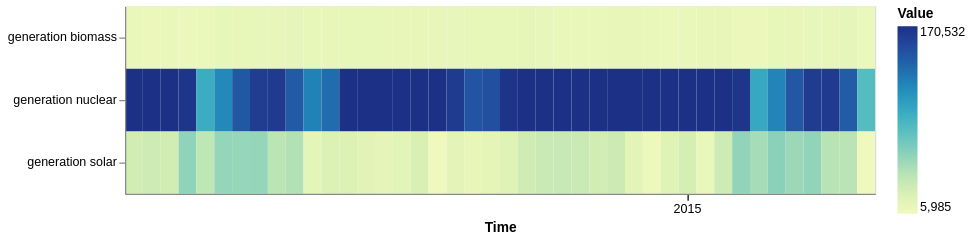

This figure's notebook cell:
### Markdown cell above
with multivariate Heatmap

### Code cell
on.Plot(ts_multi.head(1000))\
    .add(on.marks.heatmap)\
    .properties(width=600, height=150)\
    .show()

### Figure 1 — Vega specification as saved in the notebook (floating-point values rounded to 4 significant figures)
{"$schema": "https://vega.github.io/schema/vega/v5.json", "data": [{"name": "source_0", "values": [{"sum_value": 10200.0, "variable": "generation biomass", "yearmonthdate_time": "2015-01-01T00:00:00.000"}, {"sum_value": 9357.0, "variable": "generation biomass", "yearmonthdate_time": "2015-01-02T00:00:00.000"}, {"sum_value": 10480.0, "variable": "generation biomass", "yearmonthdate_time": "2015-01-03T00:00:00.000"}, {"sum_value": 9513.0, "variable": "generation biomass", "yearmonthdate_time": "2015-01-04T00:00:00.000"}, {"sum_value": 8880.0, "variable": "generation biomass", "yearmonthdate_time": "2015-01-05T00:00:00.000"}, {"sum_value": 12850.0, "variable": "generation biomass", "yearmonthdate_time": "2015-01-06T00:00:00.000"}, {"sum_value": 11930.0, "variable": "generation biomass", "yearmonthdate_time": "2015-01-07T00:00:00.000"}, {"sum_value": 12380.0, "variable": "generation biomass", "yearmonthdate_time": "2015-01-08T00:00:00.000"}, {"sum_value": 11640.0, "variable": "generation biomass", "yearmonthdate_time": "2015-01-09T00:00:00.000"}, {"sum_value": 13420.0, "variable": "generation biomass", "yearmonthdate_time": "2015-01-10T00:00:00.000"}, {"sum_value": 12710.0, "variable": "generation biomass", "yearmonthdate_time": "2015-01-11T00:00:00.000"}, {"sum_value": 11420.0, "variable": "generation biomass", "yearmonthdate_time": "2015-01-12T00:00:00.000"}, {"sum_value": 12600.0, "variable": "generation biomass", "yearmonthdate_time": "2015-01-13T00:00:00.000"}, {"sum_value": 12610.0, "variable": "generation biomass", "yearmonthdate_time": "2015-01-14T00:00:00.000"}, {"sum_value": 11670.0, "variable": "generation biomass", "yearmonthdate_time": "2015-01-15T00:00:00.000"}, {"sum_value": 11760.0, "variable": "generation biomass", "yearmonthdate_time": "2015-01-16T00:00:00.000"}, {"sum_value": 11840.0, "variable": "generation biomass", "yearmonthdate_time": "2015-01-17T00:00:00.000"}, {"sum_value": 11960.0, "variable": "generation biomass", "yearmonthdate_time": "2015-01-18T00:00:00.000"}, {"sum_value": 12300.0, "variable": "generation biomass", "yearmonthdate_time": "2015-01-19T00:00:00.000"}, {"sum_value": 12650.0, "variable": "generation biomass", "yearmonthdate_time": "2015-01-20T00:00:00.000"}, {"sum_value": 12860.0, "variable": "generation biomass", "yearmonthdate_time": "2015-01-21T00:00:00.000"}, {"sum_value": 12860.0, "variable": "generation biomass", "yearmonthdate_time": "2015-01-22T00:00:00.000"}, {"sum_value": 13150.0, "variable": "generation biomass", "yearmonthdate_time": "2015-01-23T00:00:00.000"}, {"sum_value": 12240.0, "variable": "generation biomass", "yearmonthdate_time": "2015-01-24T00:00:00.000"}, {"sum_value": 10660.0, "variable": "generation biomass", "yearmonthdate_time": "2015-01-25T00:00:00.000"}, {"sum_value": 11050.0, "variable": "generation biomass", "yearmonthdate_time": "2015-01-26T00:00:00.000"}, {"sum_value": 11060.0, "variable": "generation biomass", "yearmonthdate_time": "2015-01-27T00:00:00.000"}, {"sum_value": 11410.0, "variable": "generation biomass", "yearmonthdate_time": "2015-01-28T00:00:00.000"}, {"sum_value": 11590.0, "variable": "generation biomass", "yearmonthdate_time": "2015-01-29T00:00:00.000"}, {"sum_value": 10780.0, "variable": "generation biomass", "yearmonthdate_time": "2015-01-30T00:00:00.000"}, {"sum_value": 9318.0, "variable": "generation biomass", "yearmonthdate_time": "2015-01-31T00:00:00.000"}, {"sum_value": 10720.0, "variable": "generation biomass", "yearmonthdate_time": "2015-02-01T00:00:00.000"}, {"sum_value": 11620.0, "variable": "generation biomass", "yearmonthdate_time": "2015-02-02T00:00:00.000"}, {"sum_value": 11460.0, "variable": "generation biomass", "yearmonthdate_time": "2015-02-03T00:00:00.000"}, {"sum_value": 9110.0, "variable": "generation biomass", "yearmonthdate_time": "2015-02-04T00:00:00.000"}, {"sum_value": 9443.0, "variable": "generation biomass", "yearmonthdate_time": "2015-02-05T00:00:00.000"}, {"sum_value": 12630.0, "variable": "generation biomass", "yearmonthdate_time": "2015-02-06T00:00:00.000"}, {"sum_value": 11710.0, "variable": "generation biomass", "yearmonthdate_time": "2015-02-07T00:00:00.000"}, {"sum_value": 12230.0, "variable": "generation biomass", "yearmonthdate_time": "2015-02-08T00:00:00.000"}, {"sum_value": 11910.0, "variable": "generation biomass", "yearmonthdate_time": "2015-02-09T00:00:00.000"}, {"sum_value": 13460.0, "variable": "generation biomass", "yearmonthdate_time": "2015-02-10T00:00:00.000"}, {"sum_value": 9055.0, "variable": "generation biomass", "yearmonthdate_time": "2015-02-11T00:00:00.000"}, {"sum_value": 27450.0, "variable": "generation solar", "yearmonthdate_time": "2015-01-01T00:00:00.000"}, {"sum_value": 30060.0, "variable": "generation solar", "yearmonthdate_time": "2015-01-02T00:00:00.000"}, {"sum_value": 27500.0, "variable": "generation solar", "yearmonthdate_time": "2015-01-03T00:00:00.000"}, {"sum_value": 57660.0, "variable": "generation solar", "yearmonthdate_time": "2015-01-04T00:00:00.000"}, {"sum_value": 37860.0, "variable": "generation solar", "yearmonthdate_time": "2015-01-05T00:00:00.000"}, {"sum_value": 54970.0, "variable": "generation solar", "yearmonthdate_time": "2015-01-06T00:00:00.000"}, {"sum_value": 54420.0, "variable": "generation solar", "yearmonthdate_time": "2015-01-07T00:00:00.000"}, {"sum_value": 54840.0, "variable": "generation solar", "yearmonthdate_time": "2015-01-08T00:00:00.000"}, {"sum_value": 39410.0, "variable": "generation solar", "yearmonthdate_time": "2015-01-09T00:00:00.000"}, {"sum_value": 43440.0, "variable": "generation solar", "yearmonthdate_time": "2015-01-10T00:00:00.000"}, {"sum_value": 15120.0, "variable": "generation solar", "yearmonthdate_time": "2015-01-11T00:00:00.000"}, {"sum_value": 21290.0, "variable": "generation solar", "yearmonthdate_time": "2015-01-12T00:00:00.000"}, {"sum_value": 21260.0, "variable": "generation solar", "yearmonthdate_time": "2015-01-13T00:00:00.000"}, {"sum_value": 17570.0, "variable": "generation solar", "yearmonthdate_time": "2015-01-14T00:00:00.000"}, {"sum_value": 14020.0, "variable": "generation solar", "yearmonthdate_time": "2015-01-15T00:00:00.000"}, {"sum_value": 16270.0, "variable": "generation solar", "yearmonthdate_time": "2015-01-16T00:00:00.000"}, {"sum_value": 23880.0, "variable": "generation solar", "yearmonthdate_time": "2015-01-17T00:00:00.000"}, {"sum_value": 5985.0, "variable": "generation solar", "yearmonthdate_time": "2015-01-18T00:00:00.000"}, {"sum_value": 16900.0, "variable": "generation solar", "yearmonthdate_time": "2015-01-19T00:00:00.000"}, {"sum_value": 11300.0, "variable": "generation solar", "yearmonthdate_time": "2015-01-20T00:00:00.000"}, {"sum_value": 14550.0, "variable": "generation solar", "yearmonthdate_time": "2015-01-21T00:00:00.000"}, {"sum_value": 19000.0, "variable": "generation solar", "yearmonthdate_time": "2015-01-22T00:00:00.000"}, {"sum_value": 29100.0, "variable": "generation solar", "yearmonthdate_time": "2015-01-23T00:00:00.000"}, {"sum_value": 31990.0, "variable": "generation solar", "yearmonthdate_time": "2015-01-24T00:00:00.000"}, {"sum_value": 33760.0, "variable": "generation solar", "yearmonthdate_time": "2015-01-25T00:00:00.000"}, {"sum_value": 32520.0, "variable": "generation solar", "yearmonthdate_time": "2015-01-26T00:00:00.000"}, {"sum_value": 27960.0, "variable": "generation solar", "yearmonthdate_time": "2015-01-27T00:00:00.000"}, {"sum_value": 30520.0, "variable": "generation solar", "yearmonthdate_time": "2015-01-28T00:00:00.000"}, {"sum_value": 15860.0, "variable": "generation solar", "yearmonthdate_time": "2015-01-29T00:00:00.000"}, {"sum_value": 8506.0, "variable": "generation solar", "yearmonthdate_time": "2015-01-30T00:00:00.000"}, {"sum_value": 17940.0, "variable": "generation solar", "yearmonthdate_time": "2015-01-31T00:00:00.000"}, {"sum_value": 26090.0, "variable": "generation solar", "yearmonthdate_time": "2015-02-01T00:00:00.000"}, {"sum_value": 10530.0, "variable": "generation solar", "yearmonthdate_time": "2015-02-02T00:00:00.000"}, {"sum_value": 30350.0, "variable": "generation solar", "yearmonthdate_time": "2015-02-03T00:00:00.000"}, {"sum_value": 55950.0, "variable": "generation solar", "yearmonthdate_time": "2015-02-04T00:00:00.000"}, {"sum_value": 48280.0, "variable": "generation solar", "yearmonthdate_time": "2015-02-05T00:00:00.000"}, {"sum_value": 59170.0, "variable": "generation solar", "yearmonthdate_time": "2015-02-06T00:00:00.000"}, {"sum_value": 52160.0, "variable": "generation solar", "yearmonthdate_time": "2015-02-07T00:00:00.000"}, {"sum_value": 56230.0, "variable": "generation solar", "yearmonthdate_time": "2015-02-08T00:00:00.000"}, {"sum_value": 40830.0, "variable": "generation solar", "yearmonthdate_time": "2015-02-09T00:00:00.000"}, {"sum_value": 40080.0, "variable": "generation solar", "yearmonthdate_time": "2015-02-10T00:00:00.000"}, {"sum_value": 6011.0, "variable": "generation solar", "yearmonthdate_time": "2015-02-11T00:00:00.000"}, {"sum_value": 170300.0, "variable": "generation nuclear", "yearmonthdate_time": "2015-01-01T00:00:00.000"}, {"sum_value": 170500.0, "variable": "generation nuclear", "yearmonthdate_time": "2015-01-02T00:00:00.000"}, {"sum_value": 170300.0, "variable": "generation nuclear", "yearmonthdate_time": "2015-01-03T00:00:00.000"}, {"sum_value": 167000.0, "variable": "generation nuclear", "yearmonthdate_time": "2015-01-04T00:00:00.000"}, {"sum_value": 94290.0, "variable": "generation nuclear", "yearmonthdate_time": "2015-01-05T00:00:00.000"}, {"sum_value": 117500.0, "variable": "generation nuclear", "yearmonthdate_time": "2015-01-06T00:00:00.000"}, {"sum_value": 144400.0, "variable": "generation nuclear", "yearmonthdate_time": "2015-01-07T00:00:00.000"}, {"sum_value": 161900.0, "variable": "generation nuclear", "yearmonthdate_time": "2015-01-08T00:00:00.000"}, {"sum_value": 163800.0, "variable": "generation nuclear", "yearmonthdate_time": "2015-01-09T00:00:00.000"}, {"sum_value": 143100.0, "variable": "generation nuclear", "yearmonthdate_time": "2015-01-10T00:00:00.000"}, {"sum_value": 121300.0, "variable": "generation nuclear", "yearmonthdate_time": "2015-01-11T00:00:00.000"}, {"sum_value": 132700.0, "variable": "generation nuclear", "yearmonthdate_time": "2015-01-12T00:00:00.000"}, {"sum_value": 170400.0, "variable": "generation nuclear", "yearmonthdate_time": "2015-01-13T00:00:00.000"}, {"sum_value": 170400.0, "variable": "generation nuclear", "yearmonthdate_time": "2015-01-14T00:00:00.000"}, {"sum_value": 170300.0, "variable": "generation nuclear", "yearmonthdate_time": "2015-01-15T00:00:00.000"}, {"sum_value": 170400.0, "variable": "generation nuclear", "yearmonthdate_time": "2015-01-16T00:00:00.000"}, {"sum_value": 170500.0, "variable": "generation nuclear", "yearmonthdate_time": "2015-01-17T00:00:00.000"}, {"sum_value": 170500.0, "variable": "generation nuclear", "yearmonthdate_time": "2015-01-18T00:00:00.000"}, {"sum_value": 163400.0, "variable": "generation nuclear", "yearmonthdate_time": "2015-01-19T00:00:00.000"}, {"sum_value": 146300.0, "variable": "generation nuclear", "yearmonthdate_time": "2015-01-20T00:00:00.000"}, {"sum_value": 149200.0, "variable": "generation nuclear", "yearmonthdate_time": "2015-01-21T00:00:00.000"}, {"sum_value": 168000.0, "variable": "generation nuclear", "yearmonthdate_time": "2015-01-22T00:00:00.000"}, {"sum_value": 170400.0, "variable": "generation nuclear", "yearmonthdate_time": "2015-01-23T00:00:00.000"}, {"sum_value": 170300.0, "variable": "generation nuclear", "yearmonthdate_time": "2015-01-24T00:00:00.000"}, {"sum_value": 170300.0, "variable": "generation nuclear", "yearmonthdate_time": "2015-01-25T00:00:00.000"}, {"sum_value": 170400.0, "variable": "generation nuclear", "yearmonthdate_time": "2015-01-26T00:00:00.000"}, {"sum_value": 170500.0, "variable": "generation nuclear", "yearmonthdate_time": "2015-01-27T00:00:00.000"}, {"sum_value": 170300.0, "variable": "generation nuclear", "yearmonthdate_time": "2015-01-28T00:00:00.000"}, {"sum_value": 170300.0, "variable": "generation nuclear", "yearmonthdate_time": "2015-01-29T00:00:00.000"}, {"sum_value": 170300.0, "variable": "generation nuclear", "yearmonthdate_time": "2015-01-30T00:00:00.000"}, {"sum_value": 170400.0, "variable": "generation nuclear", "yearmonthdate_time": "2015-01-31T00:00:00.000"}, {"sum_value": 170300.0, "variable": "generation nuclear", "yearmonthdate_time": "2015-02-01T00:00:00.000"}, {"sum_value": 170500.0, "variable": "generation nuclear", "yearmonthdate_time": "2015-02-02T00:00:00.000"}, {"sum_value": 170300.0, "variable": "generation nuclear", "yearmonthdate_time": "2015-02-03T00:00:00.000"}, {"sum_value": 166800.0, "variable": "generation nuclear", "yearmonthdate_time": "2015-02-04T00:00:00.000"}, {"sum_value": 96890.0, "variable": "generation nuclear", "yearmonthdate_time": "2015-02-05T00:00:00.000"}, {"sum_value": 120200.0, "variable": "generation nuclear", "yearmonthdate_time": "2015-02-06T00:00:00.000"}, {"sum_value": 144800.0, "variable": "generation nuclear", "yearmonthdate_time": "2015-02-07T00:00:00.000"}, {"sum_value": 162000.0, "variable": "generation nuclear", "yearmonthdate_time": "2015-02-08T00:00:00.000"}, {"sum_value": 163700.0, "variable": "generation nuclear", "yearmonthdate_time": "2015-02-09T00:00:00.000"}, {"sum_value": 141900.0, "variable": "generation nuclear", "yearmonthdate_time": "2015-02-10T00:00:00.000"}, {"sum_value": 80740.0, "variable": "generation nuclear", "yearmonthdate_time": "2015-02-11T00:00:00.000"}], "transform": [{"type": "formula", "expr": "toDate(datum['yearmonthdate_time'])", "as": "yearmonthdate_time"}]}, {"name": "source_0_x_domain_yearmonthdate_time", "values": [{"yearmonthdate_time": "2015-01-01T00:00:00.000"}, {"yearmonthdate_time": "2015-01-02T00:00:00.000"}, {"yearmonthdate_time": "2015-01-03T00:00:00.000"}, {"yearmonthdate_time": "2015-01-04T00:00:00.000"}, {"yearmonthdate_time": "2015-01-05T00:00:00.000"}, {"yearmonthdate_time": "2015-01-06T00:00:00.000"}, {"yearmonthdate_time": "2015-01-07T00:00:00.000"}, {"yearmonthdate_time": "2015-01-08T00:00:00.000"}, {"yearmonthdate_time": "2015-01-09T00:00:00.000"}, {"yearmonthdate_time": "2015-01-10T00:00:00.000"}, {"yearmonthdate_time": "2015-01-11T00:00:00.000"}, {"yearmonthdate_time": "2015-01-12T00:00:00.000"}, {"yearmonthdate_time": "2015-01-13T00:00:00.000"}, {"yearmonthdate_time": "2015-01-14T00:00:00.000"}, {"yearmonthdate_time": "2015-01-15T00:00:00.000"}, {"yearmonthdate_time": "2015-01-16T00:00:00.000"}, {"yearmonthdate_time": "2015-01-17T00:00:00.000"}, {"yearmonthdate_time": "2015-01-18T00:00:00.000"}, {"yearmonthdate_time": "2015-01-19T00:00:00.000"}, {"yearmonthdate_time": "2015-01-20T00:00:00.000"}, {"yearmonthdate_time": "2015-01-21T00:00:00.000"}, {"yearmonthdate_time": "2015-01-22T00:00:00.000"}, {"yearmonthdate_time": "2015-01-23T00:00:00.000"}, {"yearmonthdate_time": "2015-01-24T00:00:00.000"}, {"yearmonthdate_time": "2015-01-25T00:00:00.000"}, {"yearmonthdate_time": "2015-01-26T00:00:00.000"}, {"yearmonthdate_time": "2015-01-27T00:00:00.000"}, {"yearmonthdate_time": "2015-01-28T00:00:00.000"}, {"yearmonthdate_time": "2015-01-29T00:00:00.000"}, {"yearmonthdate_time": "2015-01-30T00:00:00.000"}, {"yearmonthdate_time": "2015-01-31T00:00:00.000"}, {"yearmonthdate_time": "2015-02-01T00:00:00.000"}, {"yearmonthdate_time": "2015-02-02T00:00:00.000"}, {"yearmonthdate_time": "2015-02-03T00:00:00.000"}, {"yearmonthdate_time": "2015-02-04T00:00:00.000"}, {"yearmonthdate_time": "2015-02-05T00:00:00.000"}, {"yearmonthdate_time": "2015-02-06T00:00:00.000"}, {"yearmonthdate_time": "2015-02-07T00:00:00.000"}, {"yearmonthdate_time": "2015-02-08T00:00:00.000"}, {"yearmonthdate_time": "2015-02-09T00:00:00.000"}, {"yearmonthdate_time": "2015-02-10T00:00:00.000"}, {"yearmonthdate_time": "2015-02-11T00:00:00.000"}], "transform": [{"type": "formula", "expr": "toDate(datum['yearmonthdate_time'])", "as": "yearmonthdate_time"}]}, {"name": "source_0_y_domain_variable", "values": [{"variable": "generation biomass"}, {"variable": "generation solar"}, {"variable": "generation nuclear"}]}, {"name": "source_0_color_domain_sum_value", "values": [{"min": 5985.0, "max": 170500.0}]}], "marks": [{"type": "rect", "name": "layer_0_marks", "from": {"data": "source_0"}, "encode": {"update": {"fill": {"field": "sum_value", "scale": "color"}, "x": {"field": "yearmonthdate_time", "scale": "x"}, "width": {"signal": "max(0.25, bandwidth('x'))"}, "y": {"field": "variable", "scale": "y"}, "height": {"signal": "max(0.25, bandwidth('y'))"}}}, "style": ["rect"]}], "scales": [{"name": "x", "type": "band", "domain": {"data": "source_0_x_domain_yearmonthdate_time", "field": "yearmonthdate_time", "sort": true}, "range": [0, {"signal": "width"}], "paddingInner": 0, "paddingOuter": 0}, {"name": "y", "type": "band", "domain": {"data": "source_0_y_domain_variable", "field": "variable", "sort": true}, "range": [0, {"signal": "height"}], "paddingInner": 0, "paddingOuter": 0}, {"name": "color", "type": "linear", "domain": [{"signal": "(data(\"source_0_color_domain_sum_value\")[0] || {}).min"}, {"signal": "(data(\"source_0_color_domain_sum_value\")[0] || {}).max"}], "range": "heatmap", "interpolate": "hcl", "zero": false}], "axes": [{"scale": "x", "formatType": "time", "encode": {"labels": {"update": {"fill": [{"test": "month(datum.value) == 1 && date(datum.value) == 1", "value": "black"}, {"value": null}]}}, "ticks": {"update": {"stroke": [{"test": "month(datum.value) == 1 && date(datum.value) == 1", "value": "black"}, {"value": null}]}}}, "labelBaseline": "top", "orient": "bottom", "labelOverlap": false, "title": "Time", "labelAngle": 0, "tickMinStep": {"signal": "datetime(2001, 0, 2, 0, 0, 0, 0) - datetime(2001, 0, 1, 0, 0, 0, 0)"}, "zindex": 1, "format": "%Y", "grid": false}, {"scale": "y", "zindex": 1, "orient": "left", "grid": false}], "legends": [{"title": "Value", "fill": "color", "gradientLength": {"signal": "clamp(height, 64, 200)"}}], "background": "white", "padding": 5, "height": 150, "style": "cell", "width": 600}
